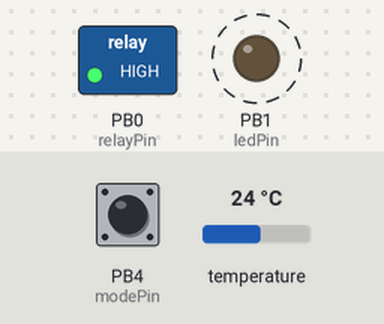
Bench run of a sketch on a simulated ATtiny85, built with avr-gcc and run on an emulated ATtiny85. Parts: switched loads named in the sketch (green lamp = pin HIGH), output pins drawn as LEDs (lit = HIGH). Dashed ring = blinking. The inputs (shaded band) are chosen by the test bench; at power-on: PB4 (modePin) HIGH, temperature 24 °C.

Above: at 0.5 s.
At 39.5 s:
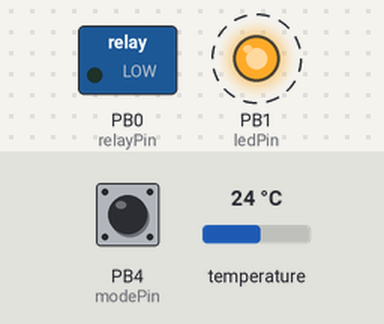
Timing chart, 0 to 52.2 s (numbered marks = the images above):
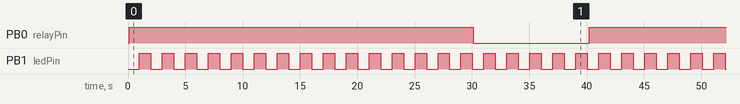

The sketch:

kettle-v5.ino
```cpp
#include <OneWire.h>
#include <DallasTemperature.h>

#if defined(__AVR_ATtiny85__)
  #define relayPin 0
  #define ledPin 1
  #define modePin 4
  #define sensorPin 3
#else
  #define relayPin 3
  #define ledPin 4
  #define modePin 5
  #define sensorPin 2
  #define serialEnabled
#endif

#define mateStartTemp 70
#define mateEndTemp 80
#define teaStartTemp 80
#define teaEndTemp 90

OneWire oneWire(sensorPin);
DallasTemperature tempSensor(&oneWire);

static enum { MATE, TEA } mode = MATE;

static enum { WAIT, HEAT, READY } state = WAIT;
float temp = 0;

float startTemp;
float endTemp;

unsigned long currentTime = 0;
unsigned long lastHeatTime = 0;
unsigned long lastWaitTime = 0;
unsigned long lastPrintTime = 0;
unsigned long lastBlinkTime = 0;
unsigned int heatTime = 10000;
unsigned int waitTime = 0;
unsigned int blinkTime = 1000;

void setup() {
  #if defined(serialEnabled)
    Serial.begin(9600);
  #endif
  pinMode(relayPin, OUTPUT);
  pinMode(ledPin, OUTPUT);
  pinMode(modePin, INPUT_PULLUP);
  digitalWrite(relayPin, LOW);
  digitalWrite(ledPin, LOW);
  tempSensor.begin();
  tempSensor.setResolution(9);
}

void loop() {
  digitalRead(modePin) == LOW ? mode = MATE : mode = TEA;

  if (mode == MATE) {
    startTemp = mateStartTemp;
    endTemp = mateEndTemp;
  } else {
    startTemp = teaStartTemp;
    endTemp = teaEndTemp;
  }

  currentTime = millis();


  #if defined(serialEnabled)
    if (currentTime - lastPrintTime > 1000) {
      printLog();
    }
  #endif

  if (currentTime - lastBlinkTime > blinkTime && state != READY) {
    lastBlinkTime = millis();
    digitalWrite(ledPin, !digitalRead(ledPin));
  }

  switch (state) {
    case WAIT:
      if (currentTime - lastWaitTime > waitTime) {
        temp = mesureTemp();

        if (temp > 0 && temp < 50) {
          heatTime = 30000;
          waitTime = 10000;
          lastHeatTime = millis();
          blinkTime = 1000;
          state = HEAT;
          digitalWrite(relayPin, HIGH);
        }
        if (temp >= 50 && temp < startTemp) {
          heatTime = 20000;
          waitTime = 10000;
          blinkTime = 500;
          lastHeatTime = millis();
          state = HEAT;
          digitalWrite(relayPin, HIGH);
        }
        if (temp >= startTemp && temp < startTemp + 5) {
          heatTime = 5000;
          waitTime = 10000;
          blinkTime = 250;
          lastHeatTime = millis();
          state = HEAT;
          digitalWrite(relayPin, HIGH);
        }
        if (temp >= (startTemp + 5) && temp < endTemp) {
          digitalWrite(ledPin, HIGH);
          state = READY;
        }
      }
    break;
    case HEAT:
      if (currentTime - lastHeatTime > heatTime) {
        lastWaitTime = millis();
        digitalWrite(relayPin, LOW);
        state = WAIT;
      }
    break;
    case READY:
      temp = mesureTemp();
      if (temp < startTemp) {
        lastWaitTime = millis();
        waitTime = 0;
        state = WAIT;
      }
    break;
    default:
      state = WAIT;
    break;
  }
}

float mesureTemp() {
  tempSensor.requestTemperatures();
  return tempSensor.getTempCByIndex(0);
}


#if defined(serialEnabled)

  void printLog() {
    lastPrintTime = millis();
    Serial.println("");
    Serial.print(temp);
    Serial.print(" - ");
    Serial.print(state == 0 ? "WAIT" : state == 1 ? "HEAT" : "READY");
    Serial.print(" - ");
    Serial.print(mode == 0 ? "MATE" : "TEA" );
  }

#endif
```

Measured:
- by itself, PB0 (relayPin): alternates HIGH for 30.0 s and LOW for 10.1 s
- by itself, PB1 (ledPin): alternates HIGH for 1.0 s and LOW for 1.0 s
- by itself, everything shown: repeats every 40.1 s, in 42 steps
